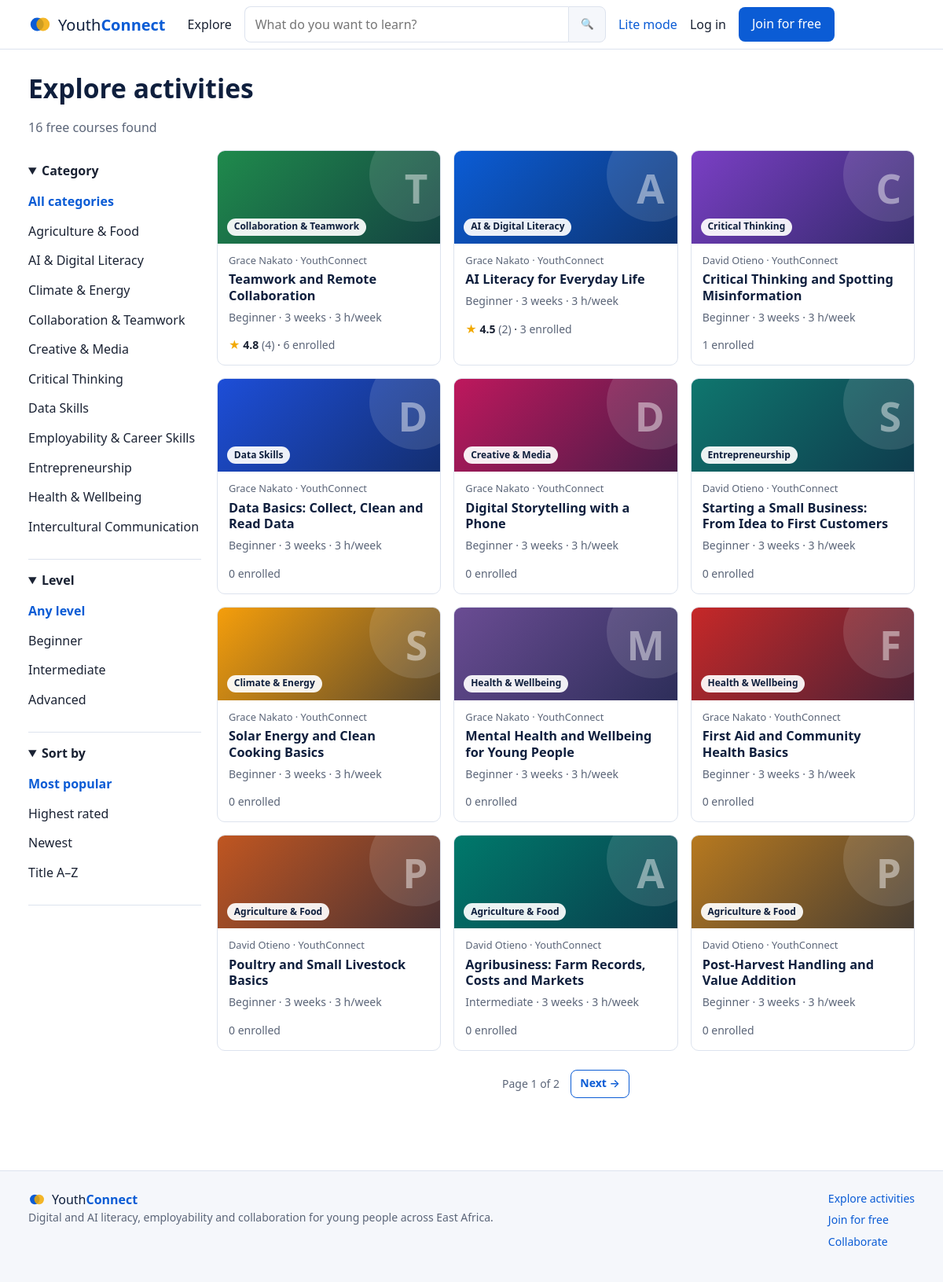
Screenshot of /courses with the database file from the repository.
### tables this page shows
CREATE TABLE `categories` (
  `id` int(10) unsigned NOT NULL AUTO_INCREMENT,
  `name` varchar(80) NOT NULL,
  `slug` varchar(80) NOT NULL,
  PRIMARY KEY (`id`),
  UNIQUE KEY `slug` (`slug`)
);

CREATE TABLE `courses` (
  `id` int(10) unsigned NOT NULL AUTO_INCREMENT,
  `category_id` int(10) unsigned NOT NULL,
  `owner_id` int(10) unsigned NOT NULL,
  `title` varchar(160) NOT NULL,
  `slug` varchar(180) NOT NULL,
  `summary` varchar(300) NOT NULL,
  `description` text NOT NULL,
  `what_you_learn` text NOT NULL,
  `skills` varchar(300) DEFAULT NULL,
  `level` enum('Beginner','Intermediate','Advanced') NOT NULL DEFAULT 'Beginner',
  `hours_per_week` tinyint(3) unsigned NOT NULL DEFAULT 3,
  `language` varchar(40) NOT NULL DEFAULT 'English',
  `color` varchar(7) NOT NULL DEFAULT '#0b5cd5',
  `has_certificate` tinyint(1) NOT NULL DEFAULT 1,
  `pass_mark` tinyint(3) unsigned NOT NULL DEFAULT 70,
  `status` enum('draft','published','archived') NOT NULL DEFAULT 'draft',
  `created_at` datetime NOT NULL DEFAULT current_timestamp(),
  `updated_at` datetime NOT NULL DEFAULT current_timestamp() ON UPDATE current_timestamp(),
  PRIMARY KEY (`id`),
  UNIQUE KEY `slug` (`slug`),
  KEY `idx_status` (`status`),
  KEY `idx_cat` (`category_id`),
  KEY `fk_course_owner` (`owner_id`),
  FULLTEXT KEY `ft_courses` (`title`,`summary`,`skills`),
  CONSTRAINT `fk_course_cat` FOREIGN KEY (`category_id`) REFERENCES `categories` (`id`),
  CONSTRAINT `fk_course_owner` FOREIGN KEY (`owner_id`) REFERENCES `users` (`id`)
);

CREATE TABLE `users` (
  `id` int(10) unsigned NOT NULL AUTO_INCREMENT,
  `name` varchar(120) NOT NULL,
  `email` varchar(190) NOT NULL,
  `password_hash` varchar(255) NOT NULL,
  `google_id` varchar(40) DEFAULT NULL,
  `role` enum('participant','facilitator','mentor','stakeholder','admin') NOT NULL DEFAULT 'participant',
  `status` enum('active','suspended') NOT NULL DEFAULT 'active',
  `level2_override` tinyint(1) NOT NULL DEFAULT 0,
  `created_at` datetime NOT NULL DEFAULT current_timestamp(),
  `last_login_at` datetime DEFAULT NULL,
  PRIMARY KEY (`id`),
  UNIQUE KEY `email` (`email`),
  UNIQUE KEY `google_id` (`google_id`),
  KEY `idx_role` (`role`)
);

### app/Core/Controller.php (called while the page is built, shortened)
<?php
abstract class Controller
{
    protected function view(string $view, array $data = [], int $status = 200): void
    {
        $data += ['title' => config('app.name')];
        View::render($view, $data);
    }
}

### app/Controllers/CourseController.php (called while the page is built, shortened)
<?php
class CourseController extends Controller
{
    public function index(): void
    {
        $q = trim((string)($_GET['q'] ?? ''));
        $cat = (string)($_GET['category'] ?? '');
        $level = (string)($_GET['level'] ?? '');
        $sort = isset(self::SORTS[$_GET['sort'] ?? '']) ? $_GET['sort'] : 'popular';
        $page = max(1, (int)($_GET['page'] ?? 1));
        $per = 12;
        $where = []; $params = [];
        $w = implode(' AND ', $where);
        $total = Courses::countPublished($w, $params);
        $courses = Courses::cards($w, $params, self::SORTS[$sort], $per, ($page - 1) * $per);
        $categories = DB::all('SELECT * FROM categories ORDER BY name');
        $this->view('courses/index', compact('courses', 'categories', 'q', 'cat', 'level', 'sort', 'page', 'total', 'per') + ['title' => 'Explore activities']);
    }
}

### public/index.php (called while the page is built, shortened)
<?php
require __DIR__ . '/../app/bootstrap.php';
$router = new App\Core\Router();
$router->dispatch();

### app/bootstrap.php (called while the page is built, shortened)
<?php
spl_autoload_register(function (string $class) {
    $prefix = 'App\\';
    $file = BASE_PATH . '/app/' . str_replace('\\', '/', substr($class, strlen($prefix))) . '.php';
});
require BASE_PATH . '/app/helpers.php';

### app/Core/DB.php (called while the page is built, shortened)
<?php
class DB
{
    private static ?PDO $pdo = null;
    public static function pdo(): PDO
    {
        if (self::$pdo === null) {
            $c = config('db');
            $dsn = "mysql:host={$c['host']};port={$c['port']};dbname={$c['name']};charset=utf8mb4";
            $opts = [
                PDO::ATTR_ERRMODE            => PDO::ERRMODE_EXCEPTION,
                PDO::ATTR_DEFAULT_FETCH_MODE => PDO::FETCH_ASSOC,
                PDO::ATTR_EMULATE_PREPARES   => false,
            ];
            self::$pdo = new PDO($dsn, $c['user'], $c['pass'], $opts);
            self::$pdo->exec("SET time_zone = '" . date('P') . "'");
        }
        return self::$pdo;
    }
    public static function all(string $sql, array $p = []): array
    {
        $st = self::pdo()->prepare($sql);
        $st->execute($p);
        return $st->fetchAll();
    }
    public static function val(string $sql, array $p = [])
    {
        $st = self::pdo()->prepare($sql);
        $st->execute($p);
        $r = $st->fetchColumn();
        return $r === false ? null : $r;
    }
}

### app/Services/Courses.php (called while the page is built, shortened)
<?php
class Courses
{
    public static function cards(string $where, array $params, string $order = 'enrolled DESC', int $limit = 12, int $offset = 0): array
    {
        $sql = self::CARD_SQL . 'WHERE c.status = \'published\' ' . ($where ? "AND $where " : '')
             . "ORDER BY $order, c.id DESC LIMIT " . (int)$limit . ' OFFSET ' . (int)$offset;
        return DB::all($sql, $params);
    }
    public static function countPublished(string $where, array $params): int
    {
        return (int)DB::val('SELECT COUNT(*) FROM courses c JOIN categories cat ON cat.id = c.category_id WHERE c.status = \'published\' '
            . ($where ? "AND $where" : ''), $params);
    }
}

### app/helpers.php (called while the page is built, shortened)
<?php
function config(string $key, $default = null)
{
    static $cfg = null;
    if ($cfg === null) $cfg = require BASE_PATH . '/config/config.php';
    $v = $cfg;
    foreach (explode('.', $key) as $part) {
        $v = $v[$part];
    }
    return $v;
}
function e($v): string
{
    return htmlspecialchars((string)$v, ENT_QUOTES | ENT_SUBSTITUTE, 'UTF-8');
}
function base_path(): string
{
    static $b = null;
    if ($b === null) {
        $cfg = config('app.base_path');
        if ($cfg !== null && $cfg !== '') {
            $b = rtrim((string)$cfg, '/');
        } else {
            $dir = str_replace('\\', '/', dirname($_SERVER['SCRIPT_NAME'] ?? '/'));
            $dir = preg_replace('#/public$#', '', $dir);
            $b = rtrim($dir, '/');
        }
    }
    return $b;
}
function url(string $path = ''): string
{
    return base_path() . '/' . ltrim($path, '/');
}
function stars(float $r): string
{
    return number_format($r, 1);
}
function lite_mode(): bool
{
    $u = Auth::user();
    return ($_SERVER['HTTP_SAVE_DATA'] ?? '') === 'on';
}

### app/Core/Auth.php (called while the page is built, shortened)
<?php
class Auth
{
    private static ?array $user = null;
    private static bool $loaded = false;
    public static function user(): ?array
    {
        if (!self::$loaded) {
            self::$loaded = true;
            $id = $_SESSION['uid'] ?? null;
        }
        return self::$user;
    }
}

### app/Views/partials/course_card.php (the view, shortened to what this page needs)
<article class="course-card">
  <a class="card-link" href="<?= e(url('course/' . $c['slug'])) ?>">
    <div class="thumb" style="--c:<?= e($c['color']) ?>"<?= lite_mode() ? ' data-lite' : '' ?>>
      <span class="thumb-cat"><?= e($c['category']) ?></span>
      <span class="thumb-letter" aria-hidden="true"><?= e(mb_strtoupper(mb_substr($c['title'], 0, 1))) ?></span>
    </div>
    <div class="card-body">
      <p class="provider"><?= e($c['owner']) ?> · YouthConnect</p>
      <h3><?= e($c['title']) ?></h3>
      <p class="muted small"><?= e($c['level']) ?> · <?= (int)$c['weeks'] ?> week<?= $c['weeks'] == 1 ? '' : 's' ?> · <?= (int)$c['hours_per_week'] ?> h/week</p>
      <p class="rating small">
        <?php if ($c['reviews'] > 0): ?><span class="star">&#9733;</span> <strong><?= e(stars((float)$c['rating'])) ?></strong> <span class="muted">(<?= (int)$c['reviews'] ?>)</span> ·<?php endif; ?>
        <span class="muted"><?= number_format((int)$c['enrolled']) ?> enrolled</span>
      </p>
    </div>
  </a>
</article>

### app/Views/courses/index.php (shortened to what this page needs)
<?php
$qs = function (array $over = []) use ($q, $cat, $level, $sort) {
    $p = array_filter(['q' => $q, 'category' => $cat, 'level' => $level, 'sort' => $sort === 'popular' ? '' : $sort], 'strlen');
    foreach ($over as $k => $v) { if ($v === '' || $v === null) unset($p[$k]); else $p[$k] = $v; }
    return url('courses') . ($p ? '?' . http_build_query($p) : '');
};
$pages = (int)ceil($total / $per);
?>
<section class="container section">
  <h1><?= $q !== '' ? 'Results for "' . e($q) . '"' : 'Explore activities' ?></h1>
  <p class="muted"><?= number_format($total) ?> free course<?= $total == 1 ? '' : 's' ?> found</p>
  <div class="layout-filter">
    <aside class="filters" aria-label="Filters">
      <details open>
        <summary>Category</summary>
        <ul class="plain">
          <li><a class="<?= $cat === '' ? 'on' : '' ?>" href="<?= e($qs(['category' => '', 'page' => ''])) ?>">All categories</a></li>
          <?php foreach ($categories as $c): ?><li><a class="<?= $cat === $c['slug'] ? 'on' : '' ?>" href="<?= e($qs(['category' => $c['slug']])) ?>"><?= e($c['name']) ?></a></li><?php endforeach; ?>
        </ul>
      </details>
      <details open>
        <summary>Level</summary>
        <ul class="plain">
          <li><a class="<?= $level === '' ? 'on' : '' ?>" href="<?= e($qs(['level' => ''])) ?>">Any level</a></li>
          <?php foreach (['Beginner', 'Intermediate', 'Advanced'] as $l): ?><li><a class="<?= $level === $l ? 'on' : '' ?>" href="<?= e($qs(['level' => $l])) ?>"><?= e($l) ?></a></li><?php endforeach; ?>
        </ul>
      </details>
      <details open>
        <summary>Sort by</summary>
        <ul class="plain">
          <?php foreach (['popular' => 'Most popular', 'rating' => 'Highest rated', 'newest' => 'Newest', 'title' => 'Title A–Z'] as $k => $label): ?>
            <li><a class="<?= $sort === $k ? 'on' : '' ?>" href="<?= e($qs(['sort' => $k === 'popular' ? '' : $k])) ?>"><?= e($label) ?></a></li>
          <?php endforeach; ?>
        </ul>
      </details>
    </aside>
    <div>
      <?php if (!$courses): ?>
        <div class="empty">
          <h2>No courses match your search</h2>
          <p class="muted">Try a shorter search word, or clear the filters to see everything.</p>
          <a class="btn btn-primary" href="<?= e(url('courses')) ?>">Clear filters</a>
        </div>
      <?php else: ?>
        <div class="grid grid-3">
          <?php foreach ($courses as $c): ?><?php include BASE_PATH . '/app/Views/partials/course_card.php'; ?><?php endforeach; ?>
        </div>
        <?php if ($pages > 1): ?>
        <nav class="pager" aria-label="Pages">
          <span class="muted small">Page <?= $page ?> of <?= $pages ?></span>
          <?php if ($page < $pages): ?><a class="btn btn-outline btn-sm" href="<?= e($qs(['page' => $page + 1])) ?>">Next &rarr;</a><?php endif; ?>
        </nav>
        <?php endif; ?>
      <?php endif; ?>
    </div>
  </div>
</section>

### app/Core/Router.php (shortened to what this page needs)
<?php
class Router
{
    private array $routes = [];
    private function add(string $method, string $pattern, array $handler, array $mw): void
    {
        $regex = preg_replace_callback('#\{(\w+)\}#', function ($m) {
            return $m[1] === 'id' || substr($m[1], -2) === 'Id' ? '(?P<' . $m[1] . '>\d+)' : '(?P<' . $m[1] . '>[A-Za-z0-9_-]+)';
        }, $pattern);
        $this->routes[] = [$method, '#^' . $regex . '$#', $handler, $mw];
    }
    public function dispatch(): void
    {
        $path = Request::path();
        foreach ($this->routes as [$m, $regex, $handler, $mw]) {
            if (!preg_match($regex, $path, $matches)) continue;
            $params = array_filter($matches, 'is_string', ARRAY_FILTER_USE_KEY);
            [$class, $action] = $handler;
            $controller = new $class();
            $controller->$action(...array_values($params));
            return;
        }
    }
}

### public/assets/css/app.css (style rules this page uses)
:root { --primary:#0b5cd5;--primary-dark:#0847a6;--primary-soft:#e8f0fd;--navy:#0f1f3d;--accent:#f2a900;--green:#1f8a4c;--green-soft:#e5f5ec; --warn:#9a6700;--warn-soft:#fff4d6;--danger:#c0362c;--danger-soft:#fdeceb; --text:#1a2233;--muted:#5b6578;--border:#dde3ee;--bg:#fff;--soft:#f5f7fb;--radius:10px; --shadow:0 1px 2px rgba(15,31,61,.06),0 4px 14px rgba(15,31,61,.06); --font:system-ui,-apple-system,"Segoe UI",Roboto,"Helvetica Neue",Arial,sans-serif; }
* { box-sizing:border-box }
html { -webkit-text-size-adjust:100% }
body { margin:0;font-family:var(--font);color:var(--text);background:var(--bg);line-height:1.55;font-size:16px }
a { color:var(--primary);text-decoration:none }
h1,h2,h3 { line-height:1.25;margin:0 0 .5em;color:var(--navy) }
h1 { font-size:1.75rem }
h3 { font-size:1.05rem }
p { margin:0 0 1em }
ul,ol { padding-left:1.3em }
.plain { list-style:none;padding:0;margin:0 0 1em }
.plain li { margin:.3em 0 }
.container { width:100%;max-width:1160px;margin:0 auto;padding:0 16px }
.section { padding-top:28px;padding-bottom:28px }
.muted { color:var(--muted) }
.small { font-size:.875rem }
.btn { display:inline-flex;align-items:center;justify-content:center;gap:6px;padding:.6rem 1.1rem;border-radius:8px;border:1px solid transparent;font:inherit;font-weight:600;cursor:pointer;text-decoration:none;min-height:44px;line-height:1.2 }
.btn-outline { background:#fff;color:var(--primary);border-color:var(--primary) }
.btn-sm { padding:.3rem .7rem;min-height:36px;font-size:.875rem }
.grid { display:grid;gap:16px;grid-template-columns:1fr }
.course-card { border:1px solid var(--border);border-radius:var(--radius);background:#fff;overflow:hidden;transition:box-shadow .15s }
.card-link { display:block;color:var(--text);height:100% }
.thumb { height:118px;position:relative;background:linear-gradient(135deg,var(--c,#0b5cd5),#0f1f3d 150%);overflow:hidden }
.thumb::after { content:"";position:absolute;right:-30px;top:-30px;width:120px;height:120px;border-radius:50%;background:rgba(255,255,255,.12) }
.thumb-cat { position:absolute;left:12px;bottom:10px;background:rgba(255,255,255,.92);color:var(--navy);padding:.1rem .55rem;border-radius:99px;font-size:.75rem;font-weight:700;z-index:1 }
.thumb-letter { position:absolute;right:16px;top:8px;font-size:3.2rem;font-weight:800;color:rgba(255,255,255,.45);z-index:1 }
.card-body { padding:12px 14px 14px }
.card-body h3 { margin:.1em 0 .4em;font-size:1.02rem }
.provider { font-size:.8rem;color:var(--muted);margin:0 0 4px }
.rating { margin:.4em 0 0 }
.star { color:var(--accent) }
.layout-filter { display:grid;gap:20px }
.filters details { border-bottom:1px solid var(--border);padding:8px 0 }
.filters summary { font-weight:700;cursor:pointer;padding:6px 0 }
.filters a { display:block;padding:4px 0;color:var(--text) }
.filters a.on { color:var(--primary);font-weight:700 }
.pager { display:flex;justify-content:center;align-items:center;gap:14px;margin:24px 0 }
details>summary { cursor:pointer }
@media (min-width:640px) { .grid-3 { grid-template-columns:repeat(2,1fr) } }
@media (min-width:900px) { h1 { font-size:2.1rem } }
@media (min-width:900px) { .grid-3 { grid-template-columns:repeat(3,1fr) } }
@media (min-width:900px) { .layout-filter { grid-template-columns:220px 1fr } }
.course-card,.enrol-card,.badge-card,.cert-mini { transition:transform .25s cubic-bezier(.2,.8,.2,1),box-shadow .25s ease,border-color .25s ease }
.thumb { overflow:hidden }
.thumb-letter { transition:transform .45s cubic-bezier(.2,.8,.2,1) }
.rv { opacity:0;transform:translateY(-34px) scale(.96) }
.rv.rv-in { opacity:1;transform:none;transition:opacity .55s ease var(--d,0s),transform .7s cubic-bezier(.34,1.45,.5,1) var(--d,0s) }
.is-float { animation:ycp-float var(--fd,7s) ease-in-out var(--fl,0s) infinite;will-change:translate }

### rows the page displays
categories: name "Agriculture & Food"
categories: name "AI & Digital Literacy"
categories: name "Climate & Energy"
categories: name "Collaboration & Teamwork"
categories: name "Creative & Media"
categories: name "Critical Thinking"
categories: name "Data Skills"
categories: name "Employability & Career Skills"
categories: name "Entrepreneurship"
categories: name "Health & Wellbeing"
categories: name "Intercultural Communication"
courses: category.name "Collaboration & Teamwork", title "T", owner.name "Grace Nakato", title "Teamwork and Remote Collaboration", level "Beginner", weeks "3", hours_per_week "3", rating "4.8", reviews "4", enrolled "6"
courses: category.name "AI & Digital Literacy", title "A", owner.name "Grace Nakato", title "AI Literacy for Everyday Life", level "Beginner", weeks "3", hours_per_week "3", rating "4.5", reviews "2", enrolled "3"
courses: category.name "Critical Thinking", title "C", owner.name "David Otieno", title "Critical Thinking and Spotting Misinformation", level "Beginner", weeks "3", hours_per_week "3", enrolled "1"
courses: category.name "Data Skills", title "D", owner.name "Grace Nakato", title "Data Basics: Collect, Clean and Read Data", level "Beginner", weeks "3", hours_per_week "3", enrolled "0"
courses: category.name "Creative & Media", title "D", owner.name "Grace Nakato", title "Digital Storytelling with a Phone", level "Beginner", weeks "3", hours_per_week "3", enrolled "0"
courses: category.name "Entrepreneurship", title "S", owner.name "David Otieno", title "Starting a Small Business: From Idea to First Customers", level "Beginner", weeks "3", hours_per_week "3", enrolled "0"
courses: category.name "Climate & Energy", title "S", owner.name "Grace Nakato", title "Solar Energy and Clean Cooking Basics", level "Beginner", weeks "3", hours_per_week "3", enrolled "0"
courses: category.name "Health & Wellbeing", title "M", owner.name "Grace Nakato", title "Mental Health and Wellbeing for Young People", level "Beginner", weeks "3", hours_per_week "3", enrolled "0"
courses: category.name "Health & Wellbeing", title "F", owner.name "Grace Nakato", title "First Aid and Community Health Basics", level "Beginner", weeks "3", hours_per_week "3", enrolled "0"
courses: category.name "Agriculture & Food", title "P", owner.name "David Otieno", title "Poultry and Small Livestock Basics", level "Beginner", weeks "3", hours_per_week "3", enrolled "0"
courses: category.name "Agriculture & Food", title "A", owner.name "David Otieno", title "Agribusiness: Farm Records, Costs and Markets", level "Intermediate", weeks "3", hours_per_week "3", enrolled "0"
courses: category.name "Agriculture & Food", title "P", owner.name "David Otieno", title "Post-Harvest Handling and Value Addition", level "Beginner", weeks "3", hours_per_week "3", enrolled "0"

### other values shown
$total "16"
$l "Beginner"
$l "Intermediate"
$l "Advanced"
$label "Most popular"
$label "Highest rated"
$label "Newest"
$label "Title A–Z"
$pages "2"
